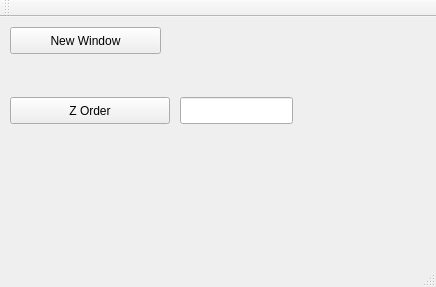
<?xml version="1.0" encoding="UTF-8"?>
<ui version="4.0">
 <class>MainWindow</class>
 <widget class="QMainWindow" name="MainWindow">
  <property name="geometry">
   <rect>
    <x>0</x>
    <y>0</y>
    <width>436</width>
    <height>287</height>
   </rect>
  </property>
  <property name="windowTitle">
   <string>MainWindow</string>
  </property>
  <widget class="QWidget" name="centralWidget">
   <widget class="QPushButton" name="newWindow_pushButton">
    <property name="geometry">
     <rect>
      <x>10</x>
      <y>10</y>
      <width>151</width>
      <height>27</height>
     </rect>
    </property>
    <property name="text">
     <string>New Window</string>
    </property>
   </widget>
   <widget class="QPushButton" name="zOrder_pushButton">
    <property name="geometry">
     <rect>
      <x>10</x>
      <y>80</y>
      <width>160</width>
      <height>27</height>
     </rect>
    </property>
    <property name="text">
     <string>Z Order</string>
    </property>
   </widget>
   <widget class="QLineEdit" name="zOrder_lineEdit">
    <property name="geometry">
     <rect>
      <x>180</x>
      <y>80</y>
      <width>113</width>
      <height>27</height>
     </rect>
    </property>
   </widget>
  </widget>
  <widget class="QMenuBar" name="menuBar">
   <property name="geometry">
    <rect>
     <x>0</x>
     <y>0</y>
     <width>436</width>
     <height>25</height>
    </rect>
   </property>
  </widget>
  <widget class="QToolBar" name="mainToolBar">
   <attribute name="toolBarArea">
    <enum>TopToolBarArea</enum>
   </attribute>
   <attribute name="toolBarBreak">
    <bool>false</bool>
   </attribute>
  </widget>
  <widget class="QStatusBar" name="statusBar"/>
 </widget>
 <layoutdefault spacing="6" margin="11"/>
 <resources/>
 <connections/>
</ui>
